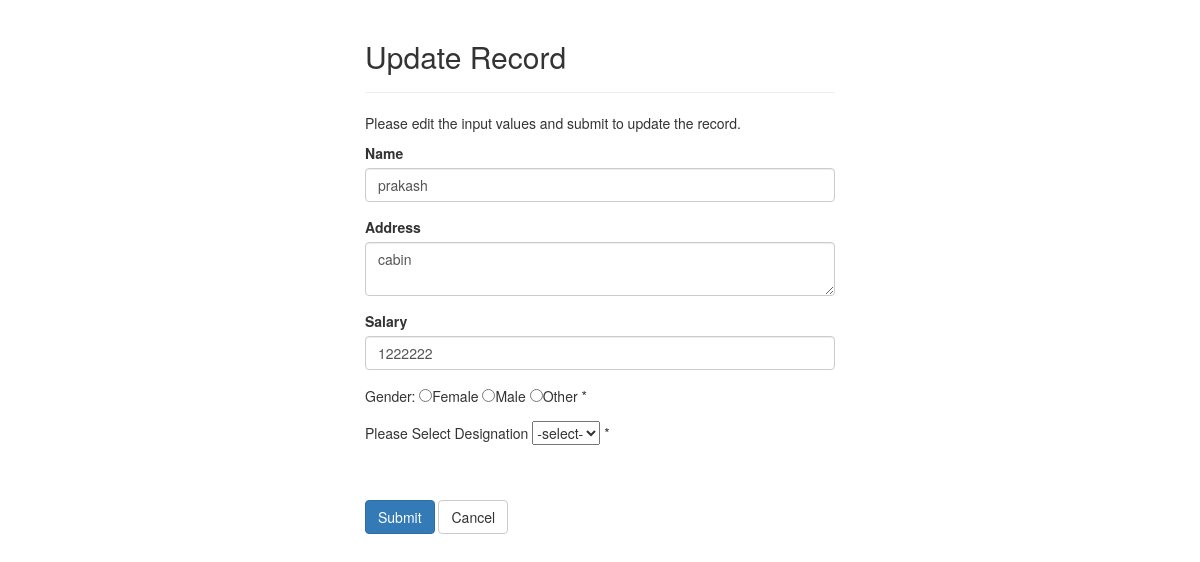
The page /update.php?id=5 on the database its author committed.
### tables this page shows
CREATE TABLE `employees` (
  `id` int(11) NOT NULL,
  `name` varchar(100) NOT NULL,
  `address` varchar(255) NOT NULL,
  `salary` int(10) NOT NULL,
  `gender` varchar(50) DEFAULT NULL,
  `designation` varchar(50) DEFAULT NULL
);

### update.php (the view, shortened to what this page needs)
<?php
require_once 'config.php';
$name = $address = $salary = $gender = $designation = "";
$name_err = $address_err = $salary_err = $gender_err = $designation_err = "";
if(isset($_POST["id"]) && !empty($_POST["id"])){
    $id = $_POST["id"];
    $input_name = trim($_POST["name"]);
    if(empty($input_name)){
        $name_err = "Please enter a name.";
    } elseif(!filter_var(trim($_POST["name"]), FILTER_VALIDATE_REGEXP, array("options"=>array("regexp"=>"/^[a-zA-Z'-.\s ]+$/")))){
        $name_err = 'Please enter a valid name.';
    } else{
        $name = $input_name;
    }
    $input_address = trim($_POST["address"]);
    if(empty($input_address)){
        $address_err = 'Please enter an address.';
    } else{
        $address = $input_address;
    }
    $input_salary = trim($_POST["salary"]);
    if(empty($input_salary)){
        $salary_err = "Please enter the salary amount.";
    } elseif(!ctype_digit($input_salary)){
        $salary_err = 'Please enter a positive integer value.';
    } else{
        $salary = $input_salary;
    }
    $input_gender = (isset($_POST["gender"]))? $_POST["gender"] : '';
    if(empty($input_gender)){
      $gender_err = "Please fill gender";
    } else{
      $gender = $input_gender;
    }
    $input_designation = $_POST["designation"];
    if($input_designation == ''){
      $designation_err = "Please select designation";
    } else{
      $designation = $input_designation;
    }
    if(empty($name_err) && empty($address_err) && empty($salary_err) && empty($gender_err) && empty($designation_err)){
        $sql = "UPDATE employees SET name=:name, address=:address, salary=:salary, gender=:gender, designation=:designation WHERE id=:id";
        if($stmt = $pdo->prepare($sql)){
            $stmt->bindParam(':name', $param_name);
            $stmt->bindParam(':address', $param_address);
            $stmt->bindParam(':salary', $param_salary);
            $stmt->bindParam(':gender', $param_gender);
            $stmt->bindParam(':designation', $param_designation);
            $stmt->bindParam(':id', $param_id);
            $param_name = $name;
            $param_address = $address;
            $param_salary = $salary;
            $param_gender = $gender;
            $param_designation = $designation;
            $param_id = $id;
            if($stmt->execute()){
                header("location: index.php");
                exit();
            } else{
                echo "Something went wrong. Please try again later.";
            }
        }
        unset($stmt);
    }
    unset($pdo);
} else{
    if(isset($_GET["id"]) && !empty(trim($_GET["id"]))){
        $sql = "SELECT * FROM employees WHERE id = :id";
        if($stmt = $pdo->prepare($sql)){
            $stmt->bindParam(':id', $param_id);
            if($stmt->execute()){
                if($stmt->rowCount() == 1){
                    $row = $stmt->fetch(PDO::FETCH_ASSOC);
                    $name = $row["name"];
                    $address = $row["address"];
                    $salary = $row["salary"];
                } else{
                    header("location: error.php");
                    exit();
                }
            } else{
                echo "Oops! Something went wrong. Please try again later.";
            }
        }
    }  else{
        header("location: error.php");
        exit();
    }
}
?>
<!DOCTYPE html>
<html lang="en">
<head>
    <link rel="stylesheet" href="https://maxcdn.bootstrapcdn.com/bootstrap/3.3.7/css/bootstrap.css">
</head>
<body>
    <div class="wrapper">
        <div class="container-fluid">
            <div class="row">
                <div class="col-md-12">
                    <div class="page-header">
                        <h2>Update Record</h2>
                    </div>
                    <p>Please edit the input values and submit to update the record.</p>
                    <form action="<?php echo htmlspecialchars(basename($_SERVER['REQUEST_URI'])); ?>" method="post">
                        <div class="form-group <?php echo (!empty($name_err)) ? 'has-error' : ''; ?>">
                            <label>Name</label>
                            <input type="text" name="name" class="form-control" value="<?php echo $name; ?>">
                        </div>
                        <div class="form-group <?php echo (!empty($address_err)) ? 'has-error' : ''; ?>">
                            <label>Address</label>
                            <textarea name="address" class="form-control"><?php echo $address; ?></textarea>
                        </div>
                        <div class="form-group <?php echo (!empty($salary_err)) ? 'has-error' : ''; ?>">
                            <label>Salary</label>
                            <input type="text" name="salary" class="form-control" value="<?php echo $salary; ?>">
                        </div>
                        <div class="form-group <?php echo (!empty($gender_err)) ? 'has-error' : ''; ?>">
                          Gender:
                              <input type="radio" name="gender" <?php if (isset($gender) && $gender=="female") echo "checked";?> value="female">Female
                              <input type="radio" name="gender" <?php if (isset($gender) && $gender=="male") echo "checked";?> value="male">Male
                              <input type="radio" name="gender" <?php if (isset($gender) && $gender=="other") echo "checked";?> value="other">Other
                              <span class="error">* <?php echo $gender_err;?></span>
                        </div>
                        <div class="form-group <?php echo (!empty($designation_err)) ? 'has-error' : ''; ?>">
                          <span>Please Select Designation</Span>
                            <select name="designation" class="dropdown">
                              <option value="">-select-</option>
                                </select>
                                <span class="error">* <?php echo $designation_err;?></span>
                                </div>
                        <input type="submit" class="btn btn-primary" value="Submit">
                        <a href="index.php" class="btn btn-default">Cancel</a>
                    </form>
                </div>
            </div>
        </div>
    </div>
</body>
</html>

### update.php (style rules this page uses)
.wrapper { width: 500px; margin: 0 auto; }

### rows shown on the page
employees: name "prakash", address "cabin", salary "1222222"
